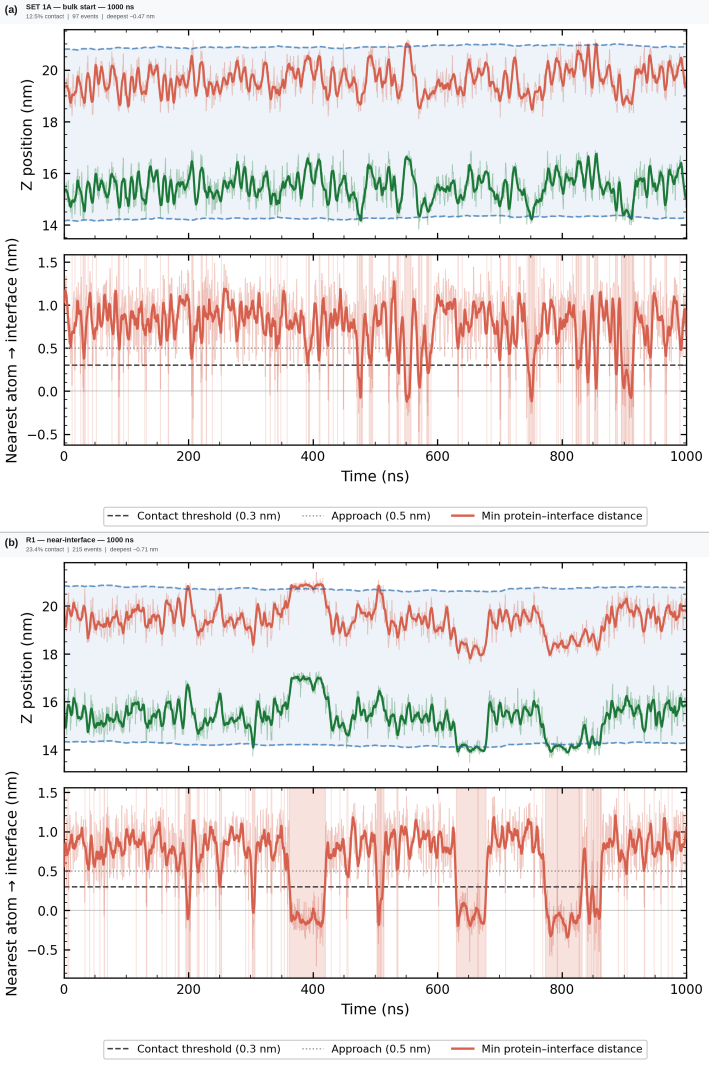
#> input picture slides/COMFHA_Talk_May2026/figures/PAPER_FIG2_CONTACT_AB.png, 2126 x 3194 px, found by its file name (shown at 1/3 size); the run also reads 2 pictures not shown here
$ python render_slides_pdf.py
#> lines starting #> are read from the running program, lines starting #| are printed output that depends on the picture
"""
render_slides_pdf.py — render all 20 slides as a multi-page PDF
================================================================
Uses matplotlib only. No browser required. Output is a proper
vector/raster PDF that can be:
  - Presented directly in Preview (fullscreen)
  - Imported into Keynote: Insert → Choose → [select pages individually]
  - Opened in any PDF viewer

Usage:  python3 slides/render_slides_pdf.py
Output: slides/slides.pdf  (20 pages, 16:9, navy academic theme)
"""

import matplotlib
matplotlib.use("Agg")
import matplotlib.pyplot as plt
import matplotlib.patches as mpatches
from matplotlib.backends.backend_pdf import PdfPages
import matplotlib.image as mpimg
from pathlib import Path
import textwrap
import numpy as np

# ── Paths ──────────────────────────────────────────────────────────────────────
ROOT = Path(__file__).resolve().parent
FIGS = ROOT / "figures"
OUT  = ROOT / "slides.pdf"

# ── Theme ──────────────────────────────────────────────────────────────────────
NAVY  = "#1A2744"
GOLD  = "#C9A84C"
BLUE  = "#4472C4"
WHITE = "#FFFFFF"
LGRAY = "#E2E8F0"
GRAY  = "#9CA3AF"
BGBLUE= "#EEF2FF"

W, H = 13.333, 7.5   # inches, 16:9

plt.rcParams.update({
    "font.family":      "sans-serif",
    "font.sans-serif":  ["DejaVu Sans", "Arial", "Helvetica"],
    "figure.facecolor": WHITE,
    "axes.facecolor":   WHITE,
    "savefig.facecolor": WHITE,
})


# ── Layout helpers ─────────────────────────────────────────────────────────────

def new_slide():
    fig = plt.figure(figsize=(W, H), facecolor=WHITE)
    return fig


def title_bar(fig, title_text, bar_frac=0.13):
    """Navy title bar across full width."""
    ax_bar = fig.add_axes([0, 1 - bar_frac, 1, bar_frac])
    ax_bar.set_facecolor(NAVY)
    ax_bar.set_xlim(0, 1); ax_bar.set_ylim(0, 1)
    ax_bar.axis("off")
    # Gold accent line at bottom of bar
    ax_bar.axhline(0, color=GOLD, linewidth=4, xmin=0, xmax=1)
    ax_bar.text(0.035, 0.5, title_text,
                color=WHITE, fontsize=22, fontweight="bold",
                va="center", ha="left", transform=ax_bar.transAxes)
    return ax_bar


def body_ax(fig, top_frac=0.87, bottom_frac=0.05):
    ax = fig.add_axes([0.04, bottom_frac, 0.92, top_frac - bottom_frac])
    ax.set_xlim(0, 1); ax.set_ylim(0, 1)
    ax.axis("off")
    return ax


def bullet_list(ax, items, y_start=0.92, line_h=0.12, fontsize=16):
    y = y_start
    for item in items:
        if item.get("spacer"):
            y -= line_h * 0.5
            continue
        text  = item.get("text", "")
        bold  = item.get("bold", False)
        color = item.get("color", NAVY)
        level = item.get("level", 0)
        size  = item.get("size", fontsize)
        indent = 0.025 + level * 0.03
        weight = "bold" if bold else "normal"
        # bullet marker (skip for bold section headers)
        if not bold and text:
            marker_color = item.get("marker_color", GOLD)
            ax.text(indent, y, "•", color=marker_color,
                    fontsize=size - 1, va="top", ha="left",
                    transform=ax.transAxes)
        ax.text(indent + (0.02 if not bold else 0), y, text,
                color=color, fontsize=size, fontweight=weight,
                va="top", ha="left", transform=ax.transAxes,
                wrap=False)
        y -= line_h
    return y


def highlight_box(ax, text, y, h=0.12, fontsize=15):
    rect = mpatches.FancyBboxPatch(
        (0.01, y - h), 0.98, h,
        boxstyle="round,pad=0.01",
        linewidth=2, edgecolor=GOLD,
        facecolor=BGBLUE,
        transform=ax.transAxes, clip_on=False
    )
    ax.add_patch(rect)
    ax.text(0.5, y - h / 2, text, color=NAVY, fontsize=fontsize,
            fontweight="bold", va="center", ha="center",
            transform=ax.transAxes)


def embed_figure(fig, img_path, rect=(0.03, 0.07, 0.94, 0.72)):
    """Embed a PNG/PDF image in the slide body area."""
    if not img_path.exists():
        return
    try:
        img = mpimg.imread(str(img_path))
    except Exception:
        return
    ax_img = fig.add_axes(rect)
    ax_img.imshow(img, aspect="equal")
    ax_img.axis("off")


def caption_text(fig, text, y=0.055):
    ax_cap = fig.add_axes([0.04, 0.01, 0.92, 0.07])
    ax_cap.set_xlim(0, 1); ax_cap.set_ylim(0, 1)
    ax_cap.axis("off")
    ax_cap.text(0.5, 0.5, text, color=GRAY, fontsize=11,
                style="italic", va="center", ha="center",
                transform=ax_cap.transAxes, wrap=False)


def slide_number(fig, n, total=20):
    ax_n = fig.add_axes([0.94, 0, 0.06, 0.04])
    ax_n.set_xlim(0, 1); ax_n.set_ylim(0, 1); ax_n.axis("off")
    ax_n.text(0.9, 0.5, f"{n}/{total}", color=GRAY, fontsize=10,
              va="center", ha="right")


# ── Slides ─────────────────────────────────────────────────────────────────────

with PdfPages(str(OUT)) as pdf:

    # ── 1: Title ────────────────────────────────────────────────────────────────
    fig = new_slide()
    fig.patch.set_facecolor(NAVY)
    ax = fig.add_axes([0.06, 0.08, 0.88, 0.84])
    ax.set_facecolor(NAVY); ax.axis("off")
    # Gold line
    ax.axhline(0.55, color=GOLD, linewidth=3, xmin=0, xmax=1)
    ax.text(0, 0.92, "Contact without Commitment",
            color=WHITE, fontsize=36, fontweight="bold",
            va="top", ha="left", transform=ax.transAxes)
    ax.text(0, 0.68,
            "Atomistic Characterisation of β-Lactoglobulin\n"
            "Adsorption Dynamics at the Air–Water Interface",
            color="#CBD5E1", fontsize=20,
            va="top", ha="left", transform=ax.transAxes, linespacing=1.4)
    ax.text(0, 0.44, "Chalakon Pornjariyawatch · Prapasiri Pongprayoon",
            color=WHITE, fontsize=17, fontweight="bold",
            va="top", ha="left", transform=ax.transAxes)
    ax.text(0, 0.33, "COMFHA — Computational Modelling in Food, Health and Agriculture",
            color="#94A3B8", fontsize=14,
            va="top", ha="left", transform=ax.transAxes)
    ax.text(0, 0.23, "Kasetsart University · Lab Group Seminar · May 2026",
            color="#94A3B8", fontsize=14,
            va="top", ha="left", transform=ax.transAxes)
    pdf.savefig(fig, bbox_inches="tight", dpi=150); plt.close()
#> after `pdf.savefig(fig, bbox_inches='tight', dpi=150)`:
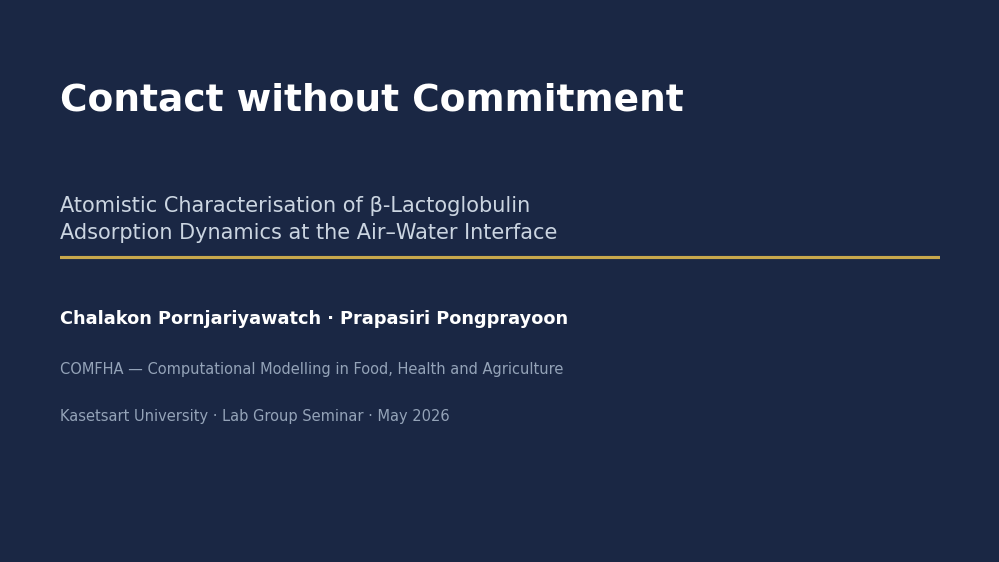
#> figure drawn by matplotlib, 1 panel

    # ── 2: Today's Story ────────────────────────────────────────────────────────
    fig = new_slide()
    title_bar(fig, "Today's Story")
    ax = body_ax(fig)
    items = [
        {"text": "THE PROBLEM", "bold": True, "color": GOLD},
        {"text": "BLG is the key foam stabiliser in milk — how does it recognise the interface?"},
        {"text": "Kinetic energy barrier measured for decades; mechanism unknown at atomic scale"},
        {"spacer": True},
        {"text": "OUR APPROACH", "bold": True, "color": GOLD},
        {"text": "First unbiased atomistic MD of native BLG at the air–water interface — 4.00 µs"},
        {"spacer": True},
        {"text": "KEY FINDINGS", "bold": True, "color": GOLD},
        {"text": "Contact frequent (613 events); commitment absent (0 of 613)"},
        {"text": "Calyx mobile; Loop CD/EF interface-induced; SASA ⊥ orientation"},
    ]
    bullet_list(ax, items, y_start=0.92, line_h=0.10)
    highlight_box(ax, "Four acts:  Problem  →  Approach  →  Findings  →  Implications",
                  y=0.13, h=0.10)
    slide_number(fig, 2)
    pdf.savefig(fig, bbox_inches="tight", dpi=150); plt.close()

    # ── 3: Why Milk Foam? ───────────────────────────────────────────────────────
    fig = new_slide()
    title_bar(fig, "Why Milk Foam?")
    ax = body_ax(fig)
    items = [
        {"text": "β-Lactoglobulin (BLG): dominant whey protein in bovine milk (~ 3 g/L)"},
        {"text": "Principal stabiliser of milk foam — forms viscoelastic film at the AWI"},
        {"spacer": True},
        {"text": "Adsorption is slow: seconds to minutes from bulk solution"},
        {"text": "A kinetic energy barrier distinguishes BLG from more flexible proteins"},
        {"text": "Classical model (Graham & Phillips 1979): surface tension → global unfolding",
         "color": GRAY},
        {"text": "→ Assumed but never directly observed at atomic resolution",
         "color": BLUE, "level": 1},
    ]
    bullet_list(ax, items, y_start=0.90, line_h=0.11)
    highlight_box(ax,
        "Central question: how does a folded, water-soluble protein recognise and populate the AWI?",
        y=0.13, h=0.10)
    slide_number(fig, 3)
    pdf.savefig(fig, bbox_inches="tight", dpi=150); plt.close()
#> after `pdf.savefig(fig, bbox_inches='tight', dpi=150)`:
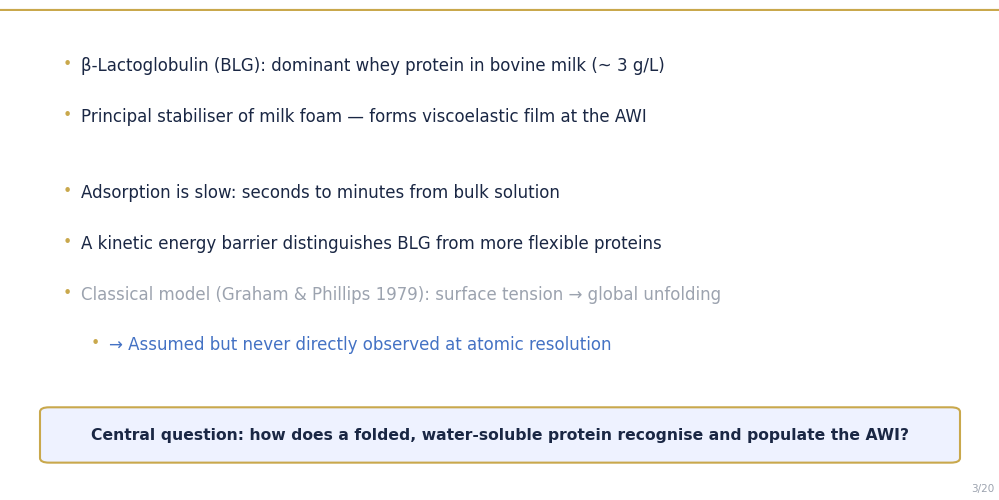
#> figure drawn by matplotlib, 2 panels

    # ── 4: The Atomistic Gap ────────────────────────────────────────────────────
    fig = new_slide()
    title_bar(fig, "The Atomistic Gap")
    ax = body_ax(fig)
    items = [
        {"text": "Experiments (tensiometry, ellipsometry, neutron reflectometry):",
         "bold": True, "color": NAVY},
        {"text": "→ Time-averaged surface properties. No individual molecular events.",
         "color": GRAY, "level": 1},
        {"spacer": True},
        {"text": "Prior MD studies of BLG at interfaces:", "bold": True, "color": NAVY},
        {"text": "→ Oil-water only (not AWI)", "level": 1},
        {"text": "→ Pre-positioned near interface — not starting from bulk", "level": 1},
        {"text": "→ ≤ 100 ns — far below seconds-to-minutes adsorption timescale", "level": 1},
        {"spacer": True},
        {"text": "This work: first unbiased atomistic simulation of native BLG at AWI",
         "bold": True, "color": GOLD},
    ]
    bullet_list(ax, items, y_start=0.90, line_h=0.10)
    slide_number(fig, 4)
    pdf.savefig(fig, bbox_inches="tight", dpi=150); plt.close()
#> after `pdf.savefig(fig, bbox_inches='tight', dpi=150)`:
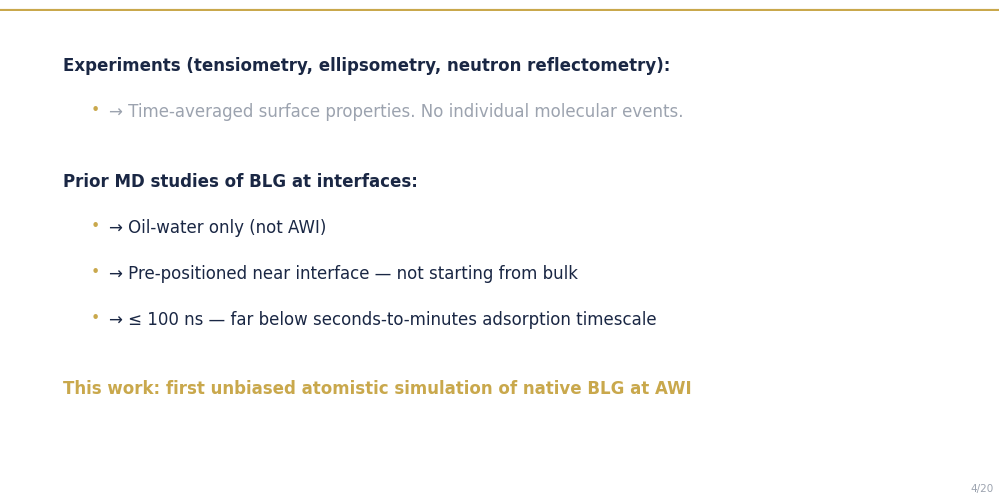
#> figure drawn by matplotlib, 1 panel

    # ── 5: System ───────────────────────────────────────────────────────────────
    fig = new_slide()
    title_bar(fig, "System: 12×12×35 nm Slab — 4.00 µs Cumulative")
    embed_figure(fig, FIGS / "PAPER_FIG2_CONTACT_AB.png",
                 rect=(0.01, 0.10, 0.98, 0.74))
#> in embed_figure, img is the input picture: shape (3194, 2126, 3) float32; mean R, G, B 0.94, 0.918, 0.912
    caption_text(fig,
        "SET 1A: CENTER bulk-start (1000 ns)  ·  SET 1B: R1, R2, R3 near-interface (1000 ns each)  ·  CHARMM36m + TIP3P")
    slide_number(fig, 5)
    pdf.savefig(fig, bbox_inches="tight", dpi=150); plt.close()
#> after `pdf.savefig(fig, bbox_inches='tight', dpi=150)`:
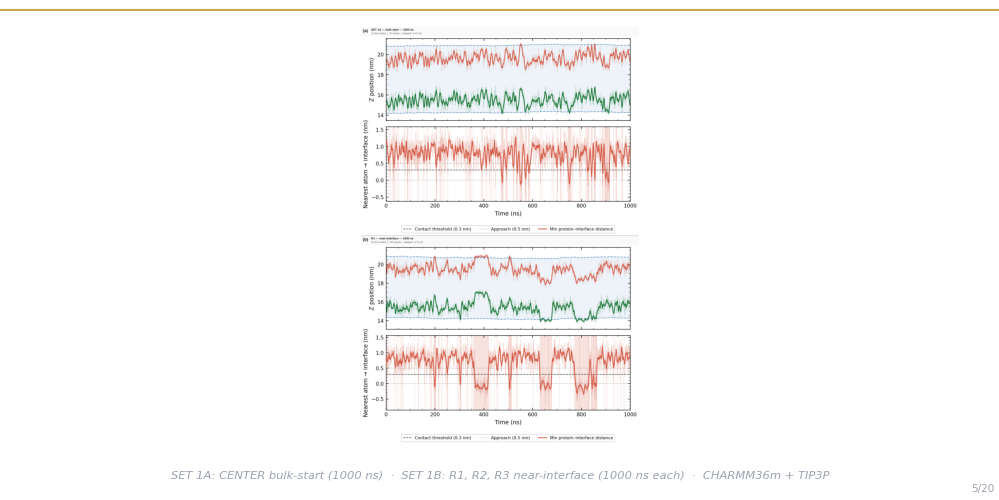
#> figure drawn by matplotlib, 2 panels

    # ── 6: Contact Metric ───────────────────────────────────────────────────────
    fig = new_slide()
    title_bar(fig, "Contact Metric: Why Nearest-Atom Distance")
    ax = body_ax(fig)
    items = [
        {"text": "BLG monomer is ~ 4 nm in diameter"},
        {"text": "Centre-of-mass stays 2–3 nm from interface even while touching it",
         "color": GRAY},
        {"text": "→ CoM distance is BLIND to actual surface contact",
         "bold": True, "color": "#DC2626"},
        {"spacer": True},
        {"text": "Nearest-atom ≤ 0.3 nm: detects real surface touch",
         "bold": True, "color": GOLD},
        {"text": "→ Recovers 613 contact events vs. ~ 0 with CoM threshold"},
        {"spacer": True},
        {"text": "Penetration depth resolved to 0.01 nm precision"},
    ]
    bullet_list(ax, items, y_start=0.90, line_h=0.11)
    highlight_box(ax,
        "Switching to nearest-atom distance reveals that BLG visits the interface constantly",
        y=0.13, h=0.10)
    slide_number(fig, 6)
    pdf.savefig(fig, bbox_inches="tight", dpi=150); plt.close()
#> after `pdf.savefig(fig, bbox_inches='tight', dpi=150)`:
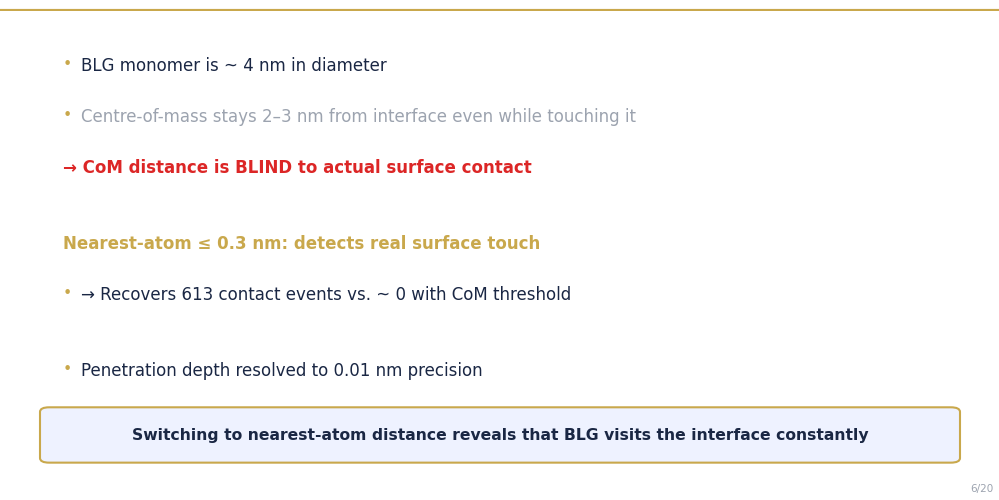
#> figure drawn by matplotlib, 2 panels

    # ── 7: Contact Frequent ─────────────────────────────────────────────────────
    fig = new_slide()
    title_bar(fig, "Contact is Frequent — CENTER + R1")
    embed_figure(fig, FIGS / "PAPER_FIG2_CONTACT_AB.png",
                 rect=(0.01, 0.10, 0.98, 0.74))
    caption_text(fig,
        "CENTER: 97 events (12.5% of frames)  ·  R1: 215 events (23.4%)  ·  Penetration up to 0.71 nm past interface")
    slide_number(fig, 7)
    pdf.savefig(fig, bbox_inches="tight", dpi=150); plt.close()

    # ── 8: Commitment Rare ──────────────────────────────────────────────────────
    fig = new_slide()
    title_bar(fig, "Commitment is Rare — R2 + R3")
    embed_figure(fig, FIGS / "PAPER_FIG2_CONTACT_CD.png",
                 rect=(0.01, 0.10, 0.98, 0.74))
#> call 3 of embed_figure, with rect = (0.01, 0.1, 0.98, 0.74)
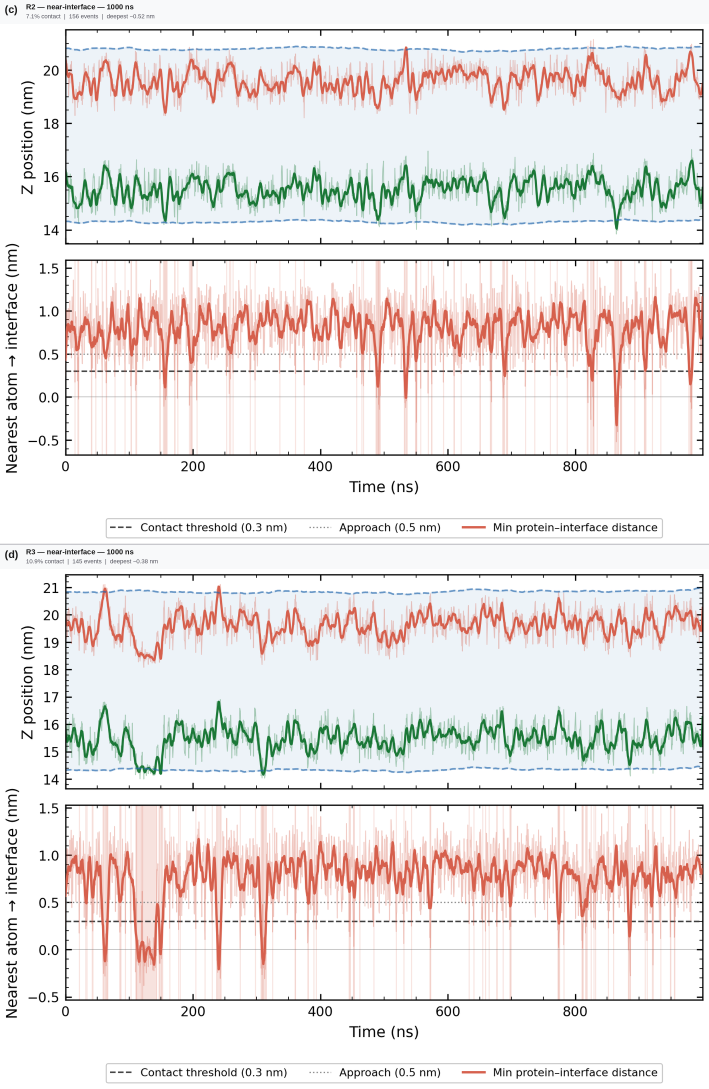
#> input picture slides/COMFHA_Talk_May2026/figures/PAPER_FIG2_CONTACT_CD.png, 2126 x 3266 px, found by its file name (shown at 1/3 size)
#> in embed_figure, img is the input picture: shape (3266, 2126, 3) float32; mean R, G, B 0.939, 0.921, 0.912
    caption_text(fig,
        "R2: 156 events  ·  R3: 145 events  ·  Total 613 events — only 6 sustain ≥ 10 ns  ·  None commits")
#> (the rest of the program and of its run is left out)
